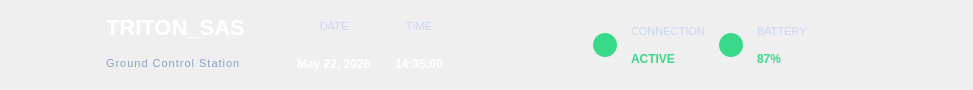
     <widget class="QFrame" name="headerFrame">
      <property name="minimumSize">
       <size>
        <width>0</width>
        <height>90</height>
       </size>
      </property>
      <property name="maximumSize">
       <size>
        <width>16777215</width>
        <height>90</height>
       </size>
      </property>
      <property name="styleSheet">
       <string>QFrame#headerFrame { background-color: #0b1a2b; }</string>
      </property>
      <layout class="QHBoxLayout" name="headerLayout">
       <property name="spacing">
        <number>12</number>
       </property>
       <property name="leftMargin">
        <number>24</number>
       </property>
       <property name="topMargin">
        <number>10</number>
       </property>
       <property name="rightMargin">
        <number>24</number>
       </property>
       <property name="bottomMargin">
        <number>10</number>
       </property>
       <item>
        <widget class="QLabel" name="logoLabel">
         <property name="minimumSize">
          <size>
           <width>70</width>
           <height>70</height>
          </size>
         </property>
         <property name="maximumSize">
          <size>
           <width>70</width>
           <height>70</height>
          </size>
         </property>
         <property name="styleSheet">
          <string>QLabel#logoLabel { background-color: transparent; border: none; }</string>
         </property>
         <property name="text">
          <string/>
         </property>
         <property name="pixmap">
          <pixmap>../logo/Robotic SAS.png</pixmap>
         </property>
         <property name="scaledContents">
          <bool>true</bool>
         </property>
         <property name="alignment">
          <set>Qt::AlignCenter</set>
         </property>
        </widget>
       </item>
       <item>
        <layout class="QVBoxLayout" name="titleLayout">
         <property name="spacing">
          <number>2</number>
         </property>
         <item>
          <widget class="QLabel" name="titleLabel">
           <property name="styleSheet">
            <string>QLabel#titleLabel { color: #ffffff; font-size: 22px; font-weight: 700; }</string>
           </property>
           <property name="text">
            <string>TRITON_SAS</string>
           </property>
          </widget>
         </item>
         <item>
          <widget class="QLabel" name="subtitleLabel">
           <property name="styleSheet">
            <string>QLabel#subtitleLabel { color: #8aa1c1; font-size: 11px; letter-spacing: 1px; }</string>
           </property>
           <property name="text">
            <string>Ground Control Station</string>
           </property>
          </widget>
         </item>
        </layout>
       </item>
       <item>
        <spacer name="horizontalSpacer">
         <property name="orientation">
          <enum>Qt::Horizontal</enum>
         </property>
         <property name="sizeHint" stdset="0">
          <size>
           <width>40</width>
           <height>20</height>
          </size>
         </property>
        </spacer>
       </item>
       <item>
        <widget class="QFrame" name="headerStatusFrame">
         <property name="minimumSize">
          <size>
           <width>520</width>
           <height>0</height>
          </size>
         </property>
         <property name="styleSheet">
          <string>QFrame#headerStatusFrame { background-color: transparent; }
    QLabel { color: #c9d7ef; font-size: 11px; }
    QLabel.value { color: #ffffff; font-weight: 600; font-size: 12px; }
    QLabel.good { color: #39d98a; font-weight: 600; }
    QLabel.warn { color: #f4c542; font-weight: 600; }</string>
         </property>
         <layout class="QHBoxLayout" name="statusRootLayout">
          <property name="spacing">
           <number>18</number>
          </property>
          <property name="leftMargin">
           <number>0</number>
          </property>
          <property name="topMargin">
           <number>0</number>
          </property>
          <property name="rightMargin">
           <number>0</number>
          </property>
          <property name="bottomMargin">
           <number>0</number>
          </property>
          <item>
           <widget class="QFrame" name="dateTimeFrame">
            <property name="styleSheet">
             <string>QFrame#dateTimeFrame { background-color: transparent; }</string>
            </property>
            <layout class="QHBoxLayout" name="dateTimeLayout">
             <property name="spacing">
              <number>24</number>
             </property>
             <property name="leftMargin">
              <number>0</number>
             </property>
             <property name="topMargin">
              <number>0</number>
             </property>
             <property name="rightMargin">
              <number>0</number>
             </property>
             <property name="bottomMargin">
              <number>0</number>
             </property>
             <item>
              <layout class="QVBoxLayout" name="dateLayout">
               <property name="spacing">
                <number>4</number>
               </property>
               <item>
                <widget class="QLabel" name="dateLabel">
                 <property name="sizePolicy">
                  <sizepolicy hsizetype="Preferred" vsizetype="Preferred">
                   <horstretch>0</horstretch>
                   <verstretch>0</verstretch>
                  </sizepolicy>
                 </property>
                 <property name="text">
                  <string>DATE</string>
                 </property>
                 <property name="alignment">
                  <set>Qt::AlignCenter</set>
                 </property>
                </widget>
               </item>
               <item>
                <widget class="QLabel" name="dateValue">
                 <property name="styleSheet">
                  <string>QLabel#dateValue { color: #ffffff; font-weight: 600; font-size: 12px; }</string>
                 </property>
                 <property name="text">
                  <string>May 22, 2026</string>
                 </property>
                </widget>
               </item>
              </layout>
             </item>
             <item>
              <layout class="QVBoxLayout" name="timeLayout">
               <property name="spacing">
                <number>4</number>
               </property>
               <item>
                <widget class="QLabel" name="timeLabel">
                 <property name="text">
                  <string>TIME</string>
                 </property>
                 <property name="alignment">
                  <set>Qt::AlignCenter</set>
                 </property>
                </widget>
               </item>
               <item>
                <widget class="QLabel" name="timeValue">
                 <property name="styleSheet">
                  <string>QLabel#timeValue { color: #ffffff; font-weight: 600; font-size: 12px; }</string>
                 </property>
                 <property name="text">
                  <string>14:35:00</string>
                 </property>
                </widget>
               </item>
              </layout>
             </item>
            </layout>
           </widget>
          </item>
          <item>
           <spacer name="horizontalSpacer_2">
            <property name="orientation">
             <enum>Qt::Horizontal</enum>
            </property>
            <property name="sizeHint" stdset="0">
             <size>
              <width>40</width>
              <height>20</height>
             </size>
            </property>
           </spacer>
          </item>
          <item>
           <widget class="QFrame" name="rightStatusFrame">
            <property name="styleSheet">
             <string>QFrame#rightStatusFrame { background-color: transparent; }</string>
            </property>
            <layout class="QGridLayout" name="rightStatusLayout">
             <property name="horizontalSpacing">
              <number>14</number>
             </property>
             <property name="verticalSpacing">
              <number>4</number>
             </property>
             <item row="0" column="0" rowspan="2">
              <widget class="QLabel" name="connectionIcon">
               <property name="minimumSize">
                <size>
                 <width>24</width>
                 <height>24</height>
                </size>
               </property>
               <property name="maximumSize">
                <size>
                 <width>24</width>
                 <height>24</height>
                </size>
               </property>
               <property name="styleSheet">
                <string>QLabel#connectionIcon { background-color: #39d98a; border-radius: 12px; padding: 2px; }</string>
               </property>
               <property name="text">
                <string/>
               </property>
               <property name="pixmap">
                <pixmap>../logo/ethernet-port.png</pixmap>
               </property>
               <property name="scaledContents">
                <bool>true</bool>
               </property>
              </widget>
             </item>
             <item row="0" column="1">
              <widget class="QLabel" name="connectionLabel">
               <property name="text">
                <string>CONNECTION</string>
               </property>
              </widget>
             </item>
             <item row="1" column="1">
              <widget class="QLabel" name="connectionValue">
               <property name="styleSheet">
                <string>QLabel#connectionValue { color: #39d98a; font-weight: 600; font-size: 12px; }</string>
               </property>
               <property name="text">
                <string>ACTIVE</string>
               </property>
              </widget>
             </item>
             <item row="0" column="2" rowspan="2">
              <widget class="QLabel" name="batteryIcon">
               <property name="minimumSize">
                <size>
                 <width>24</width>
                 <height>24</height>
                </size>
               </property>
               <property name="maximumSize">
                <size>
                 <width>24</width>
                 <height>24</height>
                </size>
               </property>
               <property name="styleSheet">
                <string>QLabel#batteryIcon { background-color: #39d98a; border-radius: 12px; padding: 2px; }</string>
               </property>
               <property name="text">
                <string/>
               </property>
               <property name="pixmap">
                <pixmap>../logo/battery.png</pixmap>
               </property>
               <property name="scaledContents">
                <bool>true</bool>
               </property>
              </widget>
             </item>
             <item row="0" column="3">
              <widget class="QLabel" name="batteryLabel">
               <property name="text">
                <string>BATTERY</string>
               </property>
              </widget>
             </item>
             <item row="1" column="3">
              <widget class="QLabel" name="batteryValue">
               <property name="styleSheet">
                <string>QLabel#batteryValue { color: #39d98a; font-weight: 600; font-size: 12px; }</string>
               </property>
               <property name="text">
                <string>87%</string>
               </property>
              </widget>
             </item>
            </layout>
           </widget>
          </item>
         </layout>
        </widget>
       </item>
       <item>
        <widget class="QFrame" name="headerActionFrame">
         <property name="styleSheet">
          <string>QFrame#headerActionFrame { background-color: transparent; }
QLabel#campusLogoLabel { background-color: #14233a; border: 1px solid #1f2f4a; border-radius: 6px; }</string>
         </property>
         <layout class="QHBoxLayout" name="actionLayout">
          <property name="spacing">
           <number>12</number>
          </property>
          <property name="leftMargin">
           <number>0</number>
          </property>
          <property name="topMargin">
           <number>0</number>
          </property>
          <property name="rightMargin">
           <number>0</number>
          </property>
          <property name="bottomMargin">
           <number>0</number>
          </property>
          <item>
           <widget class="QLabel" name="campusLogoLabel">
            <property name="minimumSize">
             <size>
              <width>120</width>
              <height>64</height>
             </size>
            </property>
            <property name="maximumSize">
             <size>
              <width>120</width>
              <height>64</height>
             </size>
            </property>
            <property name="styleSheet">
             <string>QLabel#campusLogoLabel { background-color: transparent; border: none; }</string>
            </property>
            <property name="text">
             <string/>
            </property>
            <property name="pixmap">
             <pixmap>../logo/Telkom University.png</pixmap>
            </property>
            <property name="scaledContents">
             <bool>true</bool>
            </property>
            <property name="alignment">
             <set>Qt::AlignCenter</set>
            </property>
           </widget>
          </item>
         </layout>
        </widget>
       </item>
      </layout>
     </widget>
